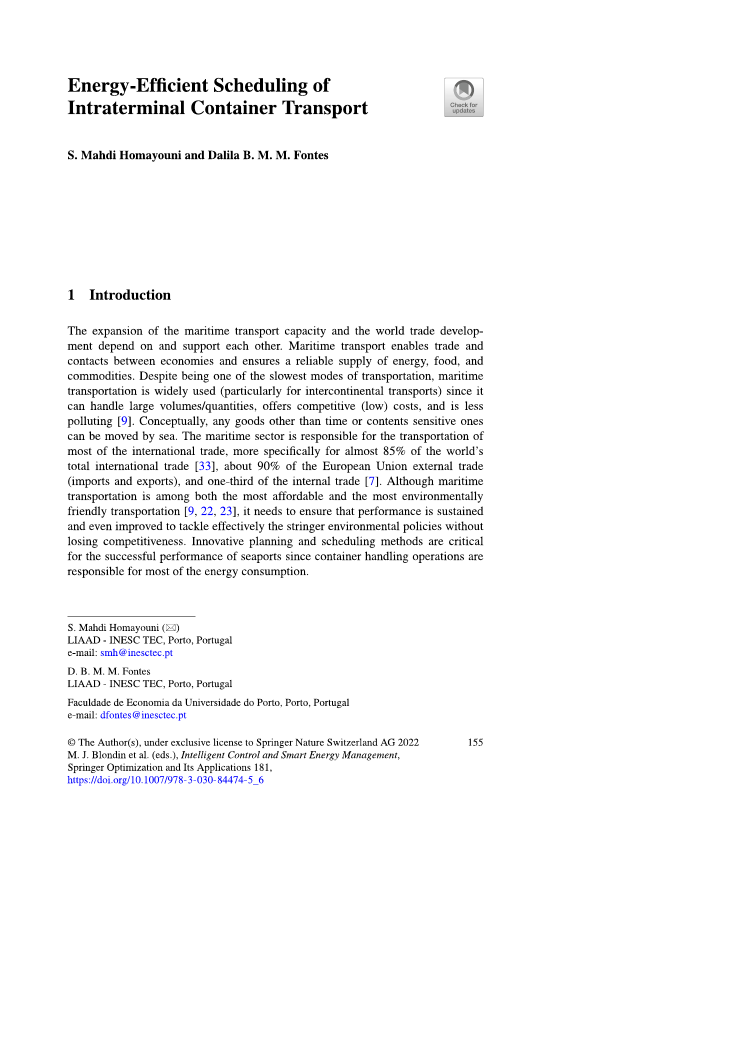
#> input picture tmp/pdfs/equation_extraction/book_page-01.png, 1489 x 2105 px, found by its file name (shown at 1/2 size); its folder holds 6 pictures in this run
$ python make_contact_sheet.py
#> lines starting #> are read from the running program, lines starting #| are printed output that depends on the picture
from __future__ import annotations

from pathlib import Path

from PIL import Image, ImageDraw


def make_sheet(prefix: str, start: int, end: int, out: str) -> None:
#> called with prefix = 'book_page', start = 1, end = 16
    paths = [Path(f"tmp/pdfs/equation_extraction/{prefix}-{i:02d}.png") for i in range(start, end + 1)]
    thumbs: list[Image.Image] = []
    for p in paths:
        img = Image.open(p).convert("RGB")
#> img is the input picture: PIL image 1489x2105 RGB; mean R, G, B 247.5, 247.5, 247.8
        img.thumbnail((360, 500))
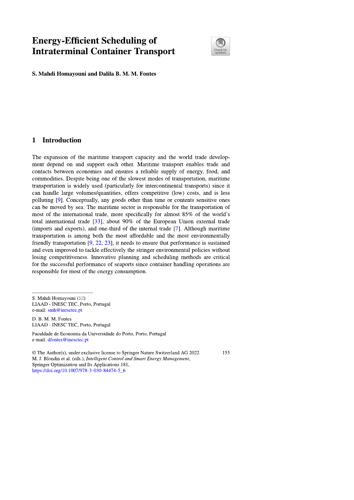
#> img: PIL image 354x500 RGB; mean R, G, B 247.3, 247.3, 247.6
        canvas = Image.new("RGB", (380, 540), "white")
#> canvas: PIL image 380x540 RGB; every value is 255
        canvas.paste(img, ((380 - img.width) // 2, 30))
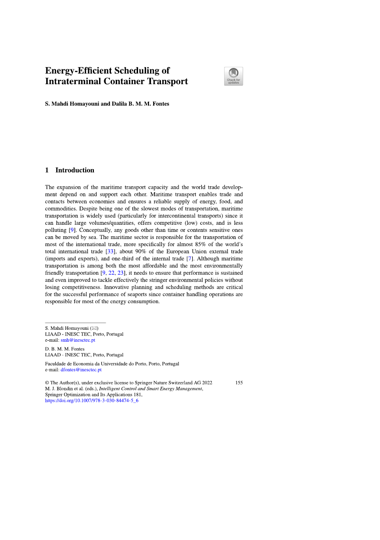
#> canvas: PIL image 380x540 RGB; mean R, G, B 248.4, 248.4, 248.6
        d = ImageDraw.Draw(canvas)
        d.text((10, 8), p.stem, fill="black")
        thumbs.append(canvas)
#> pass 2 of the loop in make_sheet, `for p in paths:`:
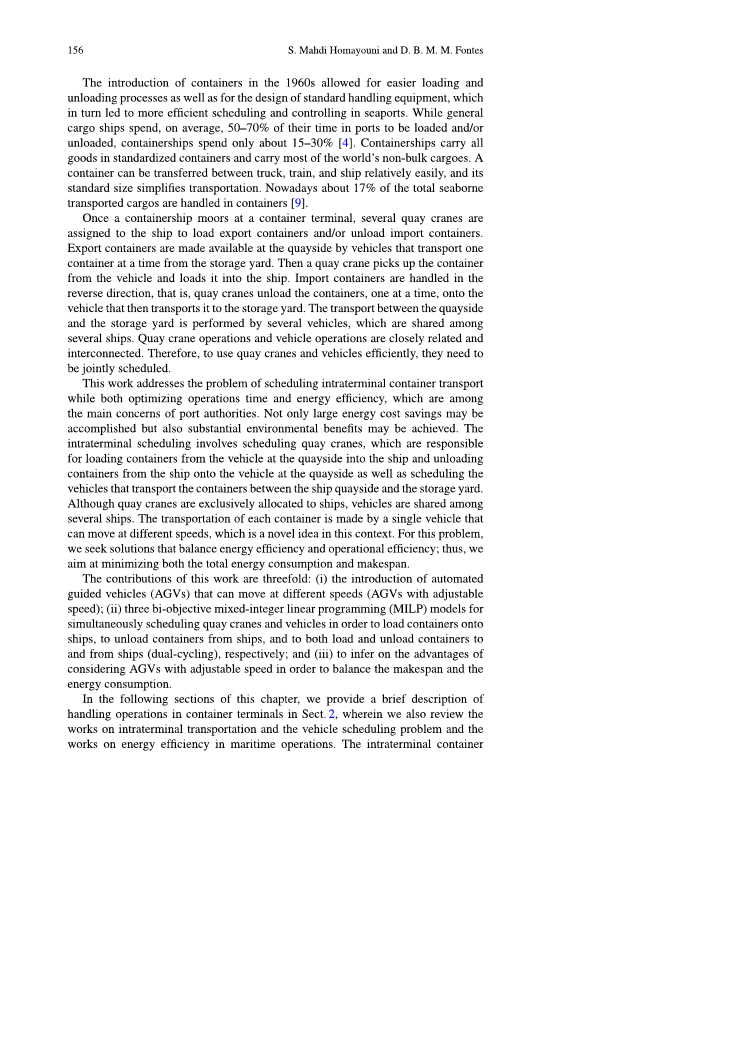
#> input picture tmp/pdfs/equation_extraction/book_page-02.png, 1489 x 2105 px, found by its file name (shown at 1/2 size)
#> in make_sheet, img is the input picture: PIL image 1489x2105 RGB; mean R, G, B 242.5, 242.5, 242.5
#> in make_sheet, `img.thumbnail((360, 500))`:
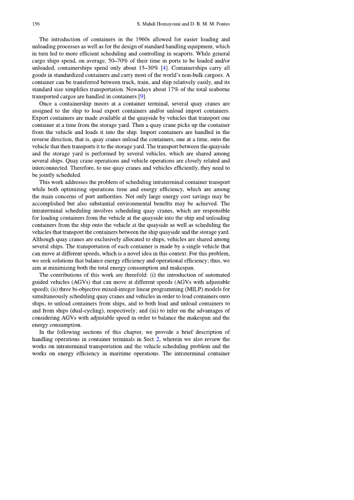
#> img: PIL image 354x500 RGB; mean R, G, B 242.2, 242.2, 242.2
#> in make_sheet, `canvas.paste(img, ((380 - img.width) // 2, 30))`:
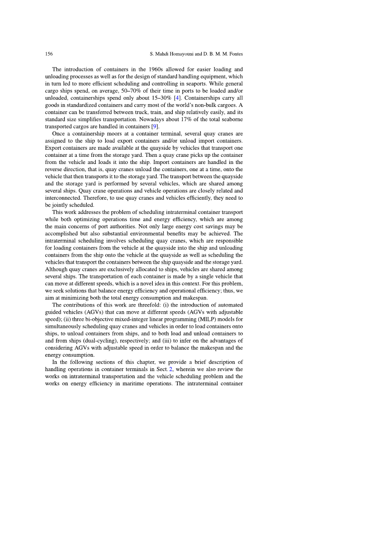
#> canvas: PIL image 380x540 RGB; mean R, G, B 243.9, 243.9, 243.9
#> pass 3 of the loop in make_sheet, `for p in paths:`:
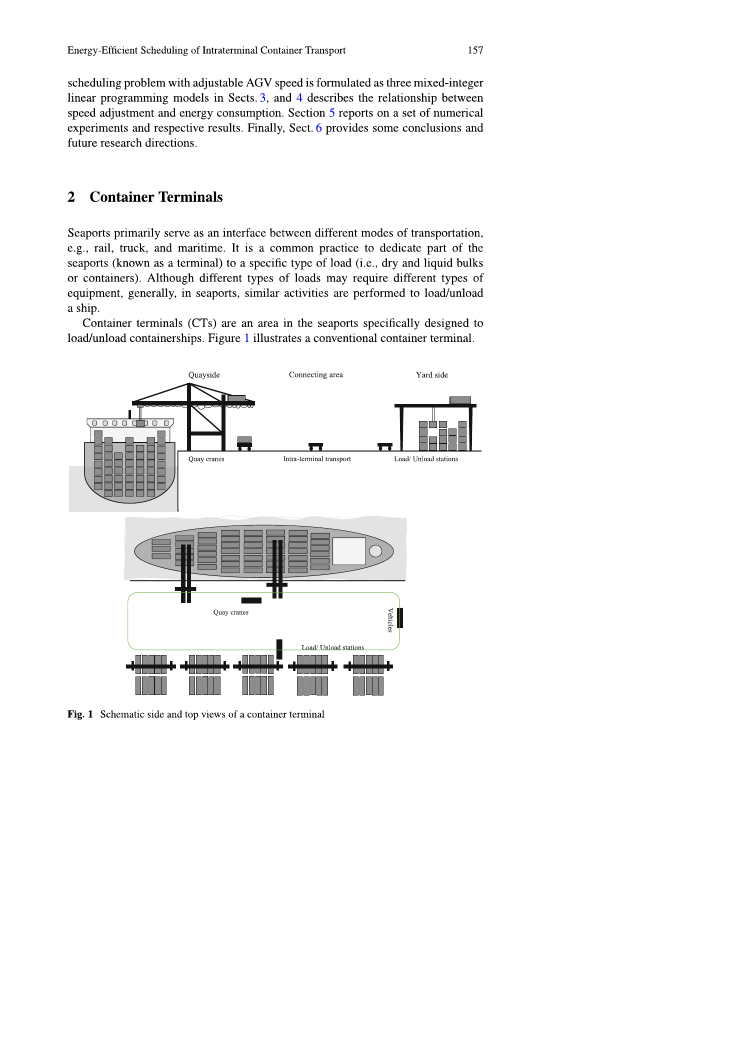
#> input picture tmp/pdfs/equation_extraction/book_page-03.png, 1489 x 2105 px, found by its file name (shown at 1/2 size)
#> in make_sheet, img is the input picture: PIL image 1489x2105 RGB; mean R, G, B 245.7, 245.7, 245.7
#> in make_sheet, `img.thumbnail((360, 500))`:
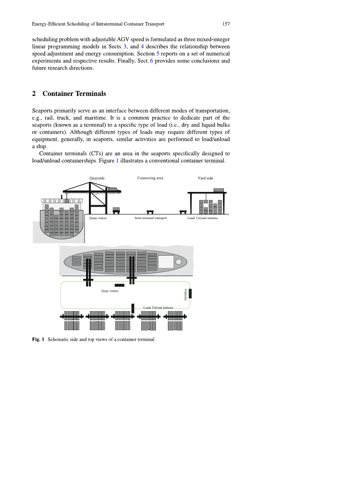
#> img: PIL image 354x500 RGB; mean R, G, B 245.5, 245.6, 245.5
#> in make_sheet, `canvas.paste(img, ((380 - img.width) // 2, 30))`:
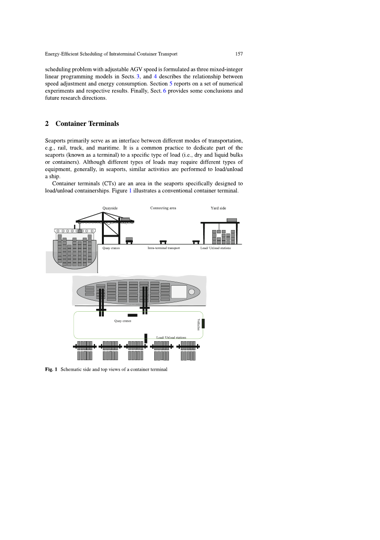
#> canvas: PIL image 380x540 RGB; mean R, G, B 246.8, 246.9, 246.8
#> the loop made 5 passes; the first 3 are shown
    cols = 4
    rows = (len(thumbs) + cols - 1) // cols
    sheet = Image.new("RGB", (cols * 380, rows * 540), "white")
    for idx, thumb in enumerate(thumbs):
        x = (idx % cols) * 380
        y = (idx // cols) * 540
        sheet.paste(thumb, (x, y))
    sheet.save(out)


#> (the run stopped early here; a loop or call above may not have finished)
